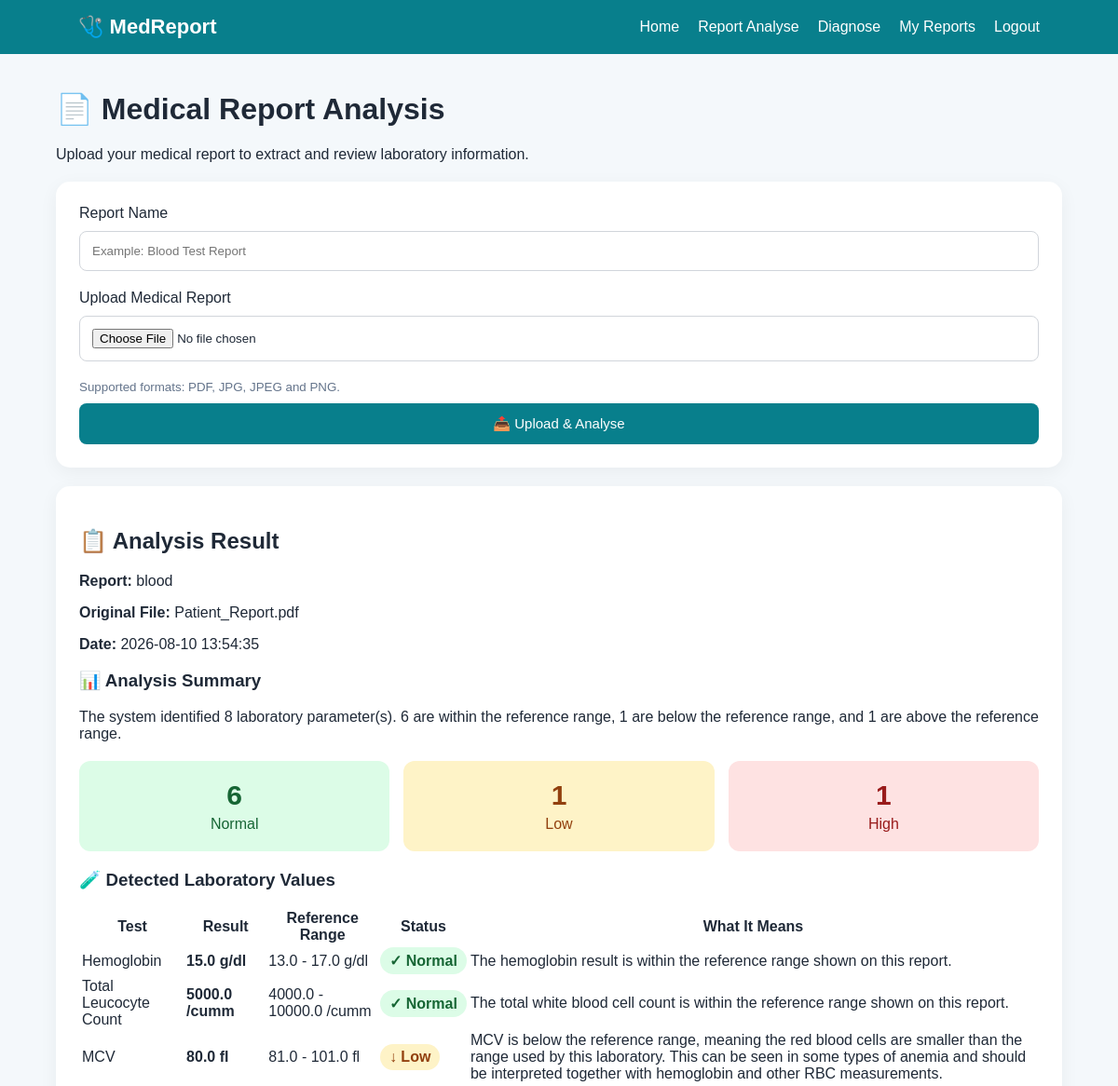
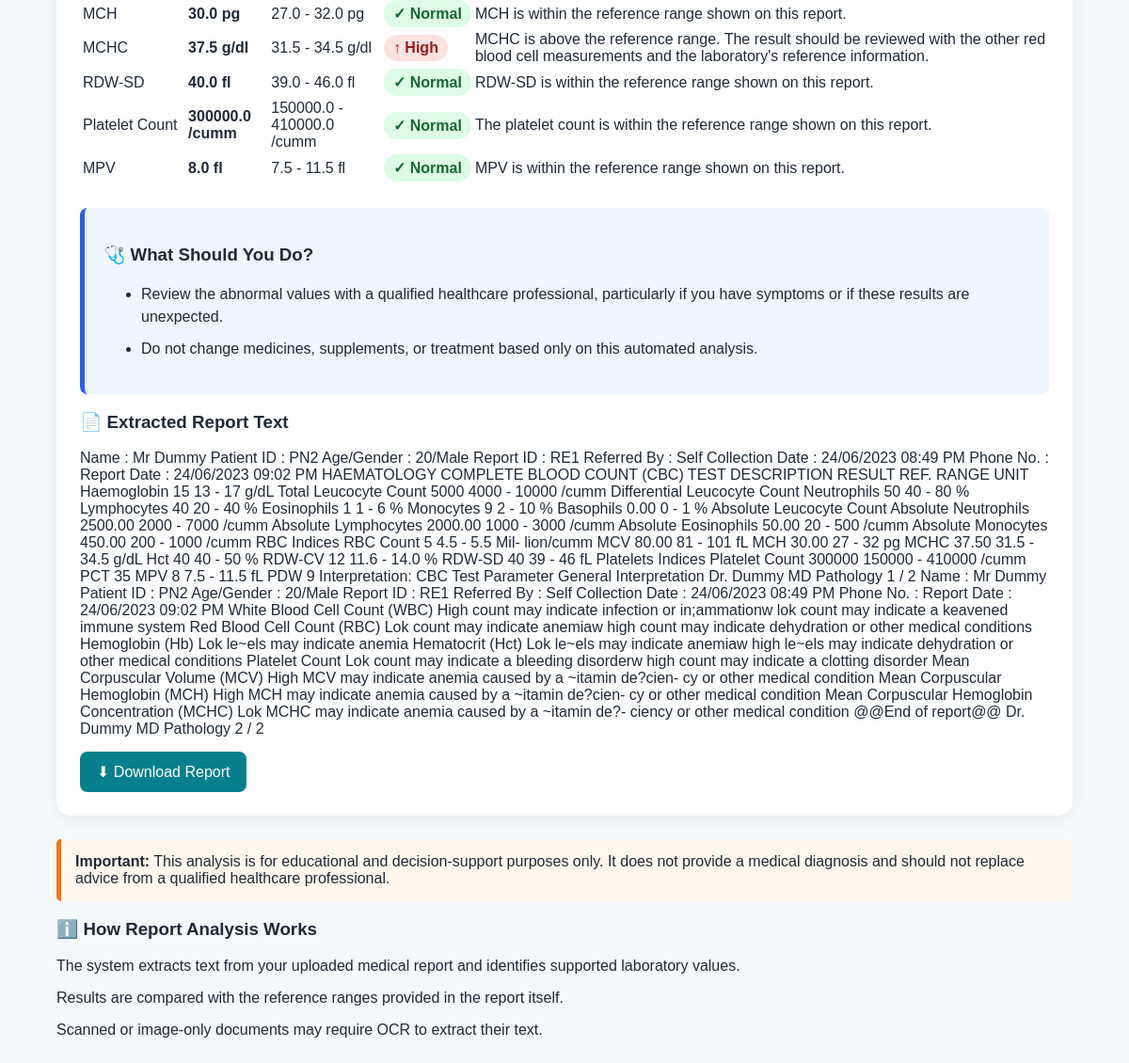
/report/3 (signed in), run on the app's committed database (2 pictures, top to bottom).
### tables this page shows
CREATE TABLE reports (
            id INTEGER PRIMARY KEY AUTOINCREMENT,
            user_id INTEGER NOT NULL,
            report_name TEXT NOT NULL,
            report_text TEXT,
            analysis TEXT,
            original_filename TEXT,
            stored_filename TEXT,
            report_type TEXT,
            created_at TIMESTAMP DEFAULT CURRENT_TIMESTAMP,

            FOREIGN KEY(user_id)
            REFERENCES users(id)
        );

### app.py (the view)
@app.route(
    "/report/<int:report_id>"
)
@login_required
def report_result(report_id):
    conn = get_db()
    report = conn.execute(
        """
        SELECT *
        FROM reports
        WHERE id = ?
        AND user_id = ?
        """,
        (
            report_id,
            session["user_id"]
        )
    ).fetchone()
    conn.close()
    if not report:
        abort(404)
    analysis = json.loads(
        report["analysis"]
    )
    return render_template(
        "report_analyze.html",
        report=report,
        analysis=analysis,
        extracted_text=report["report_text"]
    )

### app.py (called while the page is built)
def login_required(function):
    @wraps(function)
    def wrapper(*args, **kwargs):
        if "user_id" not in session:
            return redirect(url_for("login"))
        return function(*args, **kwargs)
    return wrapper

### database.py (called while the page is built)
def get_db():
    conn = sqlite3.connect(DATABASE)
    conn.row_factory = sqlite3.Row
    return conn

### templates/report_analyze.html
{% extends "base.html" %}
{% block content %}
<div class="page-header">
    <h1>📄 Medical Report Analysis</h1>
    <p class="subtitle">
        Upload your medical report to extract and review
        laboratory information.
    </p>
</div>
<div class="form-card">
    <form
        method="POST"
        enctype="multipart/form-data"
    >
        <label for="report_name">
            Report Name
        </label>
        <input
            type="text"
            id="report_name"
            name="report_name"
            placeholder="Example: Blood Test Report"
            required
        >
        <label for="report_file">
            Upload Medical Report
        </label>
        <input
            type="file"
            id="report_file"
            name="report_file"
            accept=".pdf,.png,.jpg,.jpeg"
            required
        >
        <small>
            Supported formats: PDF, JPG, JPEG and PNG.
        </small>
        <button type="submit">
            📤 Upload & Analyse
        </button>
    </form>
</div>
{% if report and analysis %}
<div class="result-card">
    <h2>📋 Analysis Result</h2>
    <div class="report-info">
        <p>
            <strong>Report:</strong>
            {{ report["report_name"] }}
        </p>
        <p>
            <strong>Original File:</strong>
            {{ report["original_filename"] }}
        </p>
        <p>
            <strong>Date:</strong>
            {{ report["created_at"] }}
        </p>
    </div>
    <div class="analysis-section">
        <h3>📊 Analysis Summary</h3>
        <p>
            {{ analysis["summary"] }}
        </p>
    </div>
    {% if analysis["values"] %}
    <div class="summary-cards">
        <div class="summary-card normal-card">
            <strong>
                {{ analysis["normal_count"] }}
            </strong>
            <span>
                Normal
            </span>
        </div>
        <div class="summary-card low-card">
            <strong>
                {{ analysis["low_count"] }}
            </strong>
            <span>
                Low
            </span>
        </div>
        <div class="summary-card high-card">
            <strong>
                {{ analysis["high_count"] }}
            </strong>
            <span>
                High
            </span>
        </div>
    </div>
    {% endif %}
    <div class="analysis-section">
        <h3>🧪 Detected Laboratory Values</h3>
        {% if analysis["values"] %}
        <div class="table-container">
            <table>
                <thead>
                    <tr>
                        <th>
                            Test
                        </th>
                        <th>
                            Result
                        </th>
                        <th>
                            Reference Range
                        </th>
                        <th>
                            Status
                        </th>
                        <th>
                            What It Means
                        </th>
                    </tr>
                </thead>
                <tbody>
                    {% for item in analysis["values"] %}
                    <tr>
                        <td>
                            {{ item["name"] }}
                        </td>
                        <td>
                            <strong>
                                {{ item["value"] }}
                                {{ item["unit"] }}
                            </strong>
                        </td>
                        <td>
                            {{ item["reference_low"] }}
                            -
                            {{ item["reference_high"] }}
                            {{ item["unit"] }}
                        </td>
                        <td>
                            {% if item["status"] == "Normal" %}
                                <span class="status normal">
                                    ✓ Normal
                                </span>
                            {% elif item["status"] == "Low" %}
                                <span class="status low">
                                    ↓ Low
                                </span>
                            {% elif item["status"] == "High" %}
                                <span class="status high">
                                    ↑ High
                                </span>
                            {% endif %}
                        </td>
                        <td>
                            {{ item["explanation"] }}
                        </td>
                    </tr>
                    {% endfor %}
                </tbody>
            </table>
        </div>
        {% else %}
        <p class="no-data">
            No supported laboratory values were confidently
            detected in this report.
        </p>
        {% endif %}
    </div>
    {% if analysis["recommendations"] %}
    <div class="recommendation-card">
        <h3>🩺 What Should You Do?</h3>
        <ul>
            {% for recommendation in analysis["recommendations"] %}
            <li>
                {{ recommendation }}
            </li>
            {% endfor %}
        </ul>
    </div>
    {% endif %}
    {% if extracted_text %}
    <div class="analysis-section">
        <h3>
            📄 Extracted Report Text
        </h3>
        <div class="extracted-text">
            {{ extracted_text }}
        </div>
    </div>
    {% endif %}
    <div class="download-section">
        <a
            href="{{ url_for(
                'download_report',
                report_id=report['id']
            ) }}"
            class="download-button"
        >
            ⬇ Download Report
        </a>
    </div>
</div>
<div class="warning">
    <strong>Important:</strong>
    This analysis is for educational and
    decision-support purposes only.
    It does not provide a medical diagnosis
    and should not replace advice from a
    qualified healthcare professional.
</div>
{% endif %}
<div class="info-card">
    <h3>ℹ️ How Report Analysis Works</h3>
    <p>
        The system extracts text from your uploaded
        medical report and identifies supported
        laboratory values.
    </p>
    <p>
        Results are compared with the reference ranges
        provided in the report itself.
    </p>
    <p>
        Scanned or image-only documents may require OCR
        to extract their text.
    </p>
</div>
{% endblock %}

### static/css/style.css (style rules this page uses)
* { box-sizing: border-box; }
body { margin: 0; font-family: Arial, sans-serif; background: #f4f8fb; color: #1f2937; }
form { display: flex; flex-direction: column; gap: 10px; }
input, textarea { width: 100%; padding: 13px; border: 1px solid #d1d5db; border-radius: 8px; margin-bottom: 10px; }
button { border: none; background: #087f8c; color: white; padding: 13px 20px; border-radius: 8px; cursor: pointer; font-size: 15px; }
.form-card, .result-card, .history-card { background: white; padding: 25px; margin: 20px 0; border-radius: 15px; box-shadow: 0 5px 20px rgba(0,0,0,0.05); }
.warning { background: #fff7ed; border-left: 5px solid #f97316; padding: 15px; margin-top: 25px; border-radius: 5px; }
.download-button { display: inline-block; background: #087f8c; color: white; text-decoration: none; padding: 12px 18px; border-radius: 8px; margin-top: 15px; }
small { color: #64748b; }
.status { display: inline-block; padding: 5px 10px; border-radius: 20px; font-weight: bold; white-space: nowrap; }
.status.normal { background: #dcfce7; color: #166534; }
.status.low { background: #fef3c7; color: #92400e; }
.status.high { background: #fee2e2; color: #991b1b; }
.summary-cards { display: grid; grid-template-columns: repeat(3, 1fr); gap: 15px; margin: 20px 0; }
.summary-card { padding: 20px; border-radius: 12px; display: flex; flex-direction: column; align-items: center; gap: 5px; }
.summary-card strong { font-size: 30px; }
.normal-card { background: #dcfce7; color: #166534; }
.low-card { background: #fef3c7; color: #92400e; }
.high-card { background: #fee2e2; color: #991b1b; }
.recommendation-card { background: #eff6ff; border-left: 5px solid #2563eb; padding: 20px; margin-top: 25px; border-radius: 8px; }
.recommendation-card li { margin-bottom: 10px; line-height: 1.5; }

### data on the page
reports: report_name "blood", original_filename "Patient_Report.pdf", created_at "2026-08-10 13:54:35", report_text "Name : Mr Dummy Patient ID : PN2 Age/Gender : 20/Male Report ID : RE1 Referred By : Self Collection Date : 24/06/2023 08:49 PM Phone No. : Report Date : 24/06/2023 09:02 PM HAEMATOLOGY COMPLETE BLOOD COUNT (CBC) TEST DESCRIPTION RESULT REF. RANGE UNIT Haemoglobin 15 13 - 17 g/dL Total Leucocyte Count 5000 4000 - 10000 /cumm Differential Leucocyte Count Neutrophils 50 40 - 80 % Lymphocytes 40 20 - 40 % Eosinophils 1 1 - 6 % Monocytes 9 2 - 10 % Basophils 0.00 0 - 1 % Absolute Leucocyte Count Absolute Neutrophils 2500.00 2000 - 7000 /cumm Absolute Lymphocytes 2000.00 1000 - 3000 /cumm Absolute Eosinophils 50.00 20 - 500 /cumm Absolute Monocytes 450.00 200 - 1000 /cumm RBC Indices RBC Count 5…"

### other printed values
{{ analysis["summary"] }} "The system identified 8 laboratory parameter(s). 6 are within the reference range, 1 are below the reference range, and 1 are above the reference range."
{{ analysis["normal_count"] }} "6"
{{ analysis["low_count"] }} "1"
{{ analysis["high_count"] }} "1"
{{ item["name"] }} "Hemoglobin" "Total Leucocyte Count" "MCV" "MCH" "MCHC" "RDW-SD" "Platelet Count" "MPV"
{{ item["value"] }} "15.0" "5000.0" "80.0" "30.0" "37.5" "40.0" "300000.0" "8.0"
{{ item["unit"] }} "g/dl" "/cumm" "fl" "pg" "g/dl" "fl" "/cumm" "fl"
{{ item["reference_low"] }} "13.0" "4000.0" "81.0" "27.0" "31.5" "39.0" "150000.0" "7.5"
{{ item["reference_high"] }} "17.0" "10000.0" "101.0" "32.0" "34.5" "46.0" "410000.0" "11.5"
{{ item["explanation"] }} "The hemoglobin result is within the reference range shown on this report." "The total white blood cell count is within the reference range shown on this report." "MCH is within the reference range shown on this report." "MCHC is above the reference range. The result should be reviewed with the other red blood cell measurements and the laboratory's reference information." "RDW-SD is within the reference range shown on this report." "The platelet count is within the reference range shown on this report." "MPV is within the reference range shown on this report."
{{ recommendation }} "Review the abnormal values with a qualified healthcare professional, particularly if you have symptoms or if these results are unexpected." "Do not change medicines, supplements, or treatment based only on this automated analysis."
